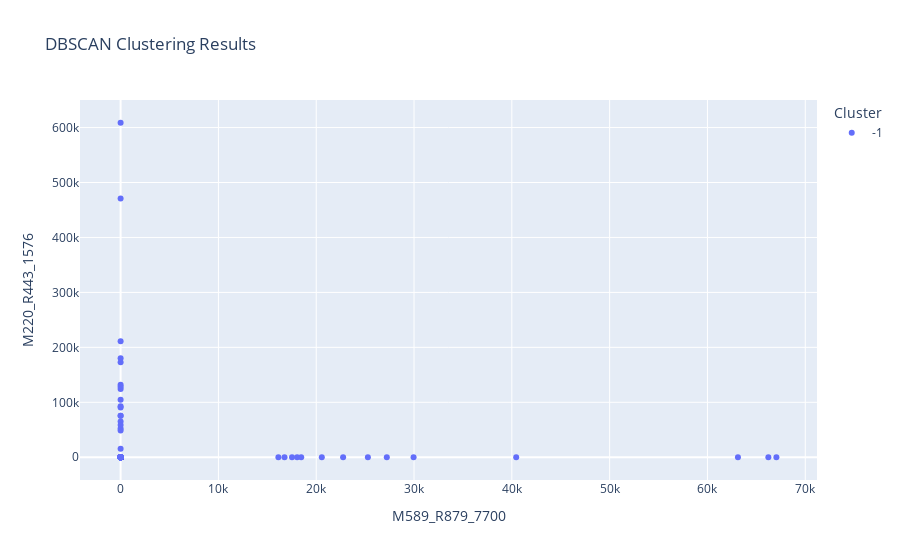

Write notebook code for a chart like this one.
### Markdown cell above
dbscan for the new dataset

### Code cell
from src.StreamPort.ml.MachineLearningEngine import MachineLearningEngine
from src.StreamPort.ml.MachineLearningProcessingSettings import MakeModelDBSCANSKL

import numpy as np
import pandas as pd
from sklearn.cluster import DBSCAN
from sklearn.decomposition import PCA
import plotly.express as px

# Initialize an empty MachineLearningEngine object and load analyses from CSV
path = 'groups_ints.csv'
engine = MachineLearningEngine()
engine.add_analyses_from_csv(path)

# Load additional class data if available
class_path = 'groups_classes.csv'
engine.add_classes_from_csv(class_path)

# Set DBSCAN parameters
eps = 1.5  # Radius around a point to consider others as neighbors
min_samples = 5  # Minimum neighbors a point must have to not be considered noise

# Load and prepare data
df = pd.read_csv(path)
data = df.drop(columns=['name'])  # Remove 'name' column if it exists

# Apply DBSCAN clustering
dbscan = DBSCAN(eps=eps, min_samples=min_samples)
labels = dbscan.fit_predict(data)  # Cluster labels (noise = -1)

# Calculate and print estimated number of clusters and noise points
n_clusters = len(set(labels)) - (1 if -1 in labels else 0)  # Number of clusters
n_noise = list(labels).count(-1)  # Number of noise points
print(f"Estimated number of clusters: {n_clusters}")
print(f"Number of noise points: {n_noise}")

# Add cluster labels to the data
data['Cluster'] = labels
data['Cluster'] = data['Cluster'].astype(str)  # Convert cluster labels to strings for categorical display

# Select two random columns for visualization
random_columns = np.random.choice(data.columns, 2, replace=False)

# Create a scatter plot with Plotly
fig = px.scatter(
    data, 
    x=random_columns[0], 
    y=random_columns[1], 
    color='Cluster',
    title="DBSCAN Clustering Results",
    color_continuous_scale=px.colors.diverging.Tealrose,
    labels={'color': 'Cluster ID'}
)

fig.show()  # Display the plot

### Figure 1 — Plotly figure (JSON) as saved in the notebook; plotly's stock layout.template omitted (floating-point values rounded to 4 significant figures; data arrays with more than 128 entries replaced by an {"elided": "..."} marker saying what was removed)
{"data": [{"hovertemplate": "Cluster=-1<br>M589_R879_7700=%{x}<br>M220_R443_1576=%{y}<extra></extra>", "legendgroup": "-1", "marker": {"color": "#636efa", "symbol": "circle"}, "mode": "markers", "name": "-1", "orientation": "v", "showlegend": true, "type": "scatter", "x": {"elided": "497 float values"}, "xaxis": "x", "y": {"elided": "497 float values"}, "yaxis": "y"}], "layout": {"legend": {"title": {"text": "Cluster"}, "tracegroupgap": 0}, "title": {"text": "DBSCAN Clustering Results"}, "xaxis": {"anchor": "y", "domain": [0, 1], "title": {"text": "M589_R879_7700"}}, "yaxis": {"anchor": "x", "domain": [0, 1], "title": {"text": "M220_R443_1576"}}}}
